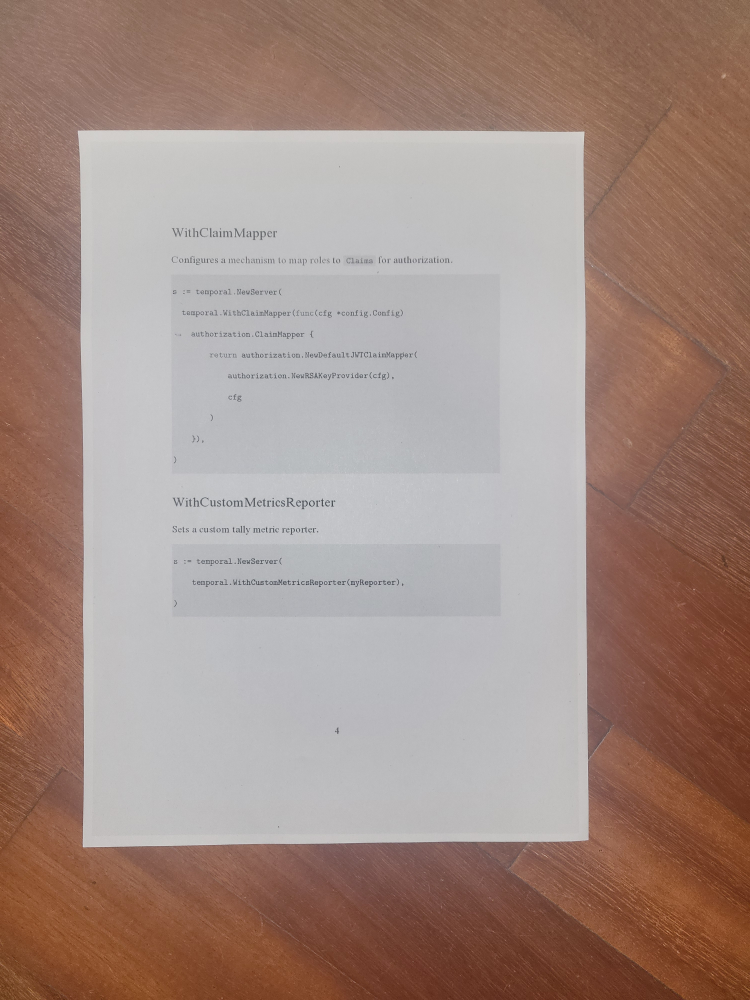
#> input picture image_preprocessing/images/1.jpg, 3000 x 4000 px (shown at 1/4 size); its folder holds only this picture in this run
$ jupyter execute im_proc.ipynb
#> lines starting #> are read from the running program, lines starting #| are printed output that depends on the picture; after the words box and inside, x2 and y2 are one past the last pixel; in counts of white or black regions, pixels touching at a corner belong together
[cell 1]
import cv2
import numpy as np
import os
from scipy.signal import wiener


path = "images/"
output_path = "output/"
canny_path = "canny/"
if not os.path.exists(output_path):
    os.makedirs(output_path)
if not os.path.exists(canny_path):
    os.makedirs(canny_path)
files = os.listdir(path)
files = [f for f in files if f.endswith('.jpg')]


for f in files:

    image = cv2.imread(path+f)
#> image is the input picture: shape (4000, 3000, 3); mean B, G, R 131, 139.8, 162.3

    h, w = image.shape[:2]

    # Resize the image to a smaller size
    scale_percent = 50  # Adjust this value as needed
    new_width = int(w * scale_percent / 100)
    new_height = int(h * scale_percent / 100)
    resized_image = cv2.resize(image, (new_width, new_height))

    # apply a gaussian blur on the image
    blurred = cv2.GaussianBlur(resized_image, (5, 5), 0)

    # Convert the image to grayscale
    gray = cv2.cvtColor(blurred, cv2.COLOR_BGR2GRAY)

    # Find edges in the image using canny edge detection method
    edges = cv2.Canny(gray,100,200)
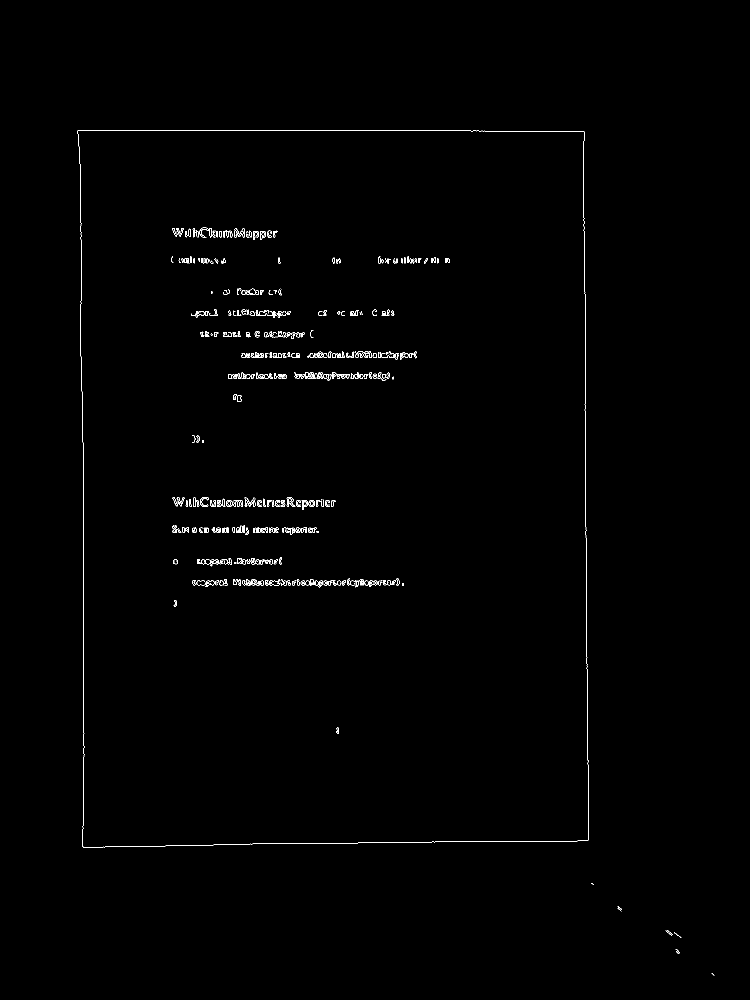
#> edges: shape (2000, 1500) (shown at 1/2 size); 0.55% white in thin lines or dots, all inside (x1, y1, x2, y2) = (155, 260, 1429, 1951)

    canny_output_path = os.path.join(canny_path, f"canny_{f}")
    cv2.imwrite(canny_output_path, edges)

    contours,hierarchy=cv2.findContours(edges,cv2.RETR_LIST,cv2.CHAIN_APPROX_SIMPLE)  #retrieve the contours as a list, with simple apprximation model
#> contours = 544 contours, 257 with area under 20; largest, box (x1, y1, x2, y2) and area: (155, 260, 1178, 1695) 1436018, (155, 260, 1178, 1695) 1436014, (573, 994, 591, 1014) 180, (573, 994, 590, 1014) 158, (610, 744, 641, 758) 152
    contours=sorted(contours,key=cv2.contourArea,reverse=True)

    # show contours on image
    cnt = resized_image.copy()
    cv2.drawContours(cnt, contours, -1, (0, 255, 0), 3)
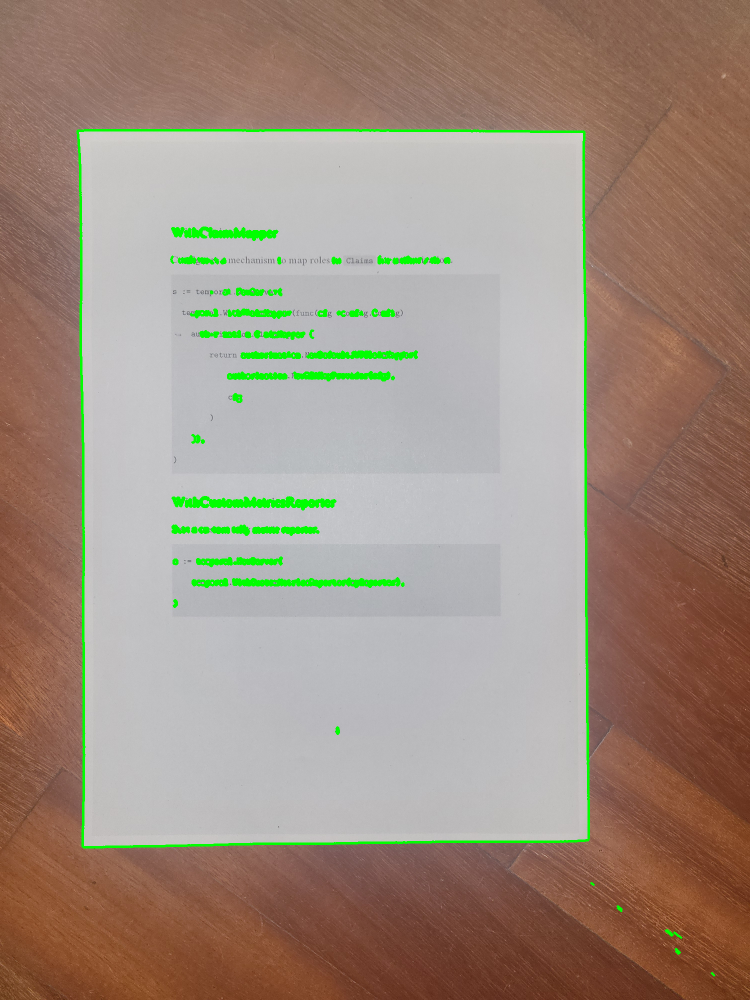
#> cnt: shape (2000, 1500, 3) (shown at 1/2 size); mean B, G, R 127.6, 142, 158.9

    canny_output_path = os.path.join(canny_path, f"cnt_{f}")
    cv2.imwrite(canny_output_path, cnt)

    #the loop extracts the boundary contours of the page
    for c in contours:
        p=cv2.arcLength(c,True)
        approx=cv2.approxPolyDP(c,0.02*p,True)

        if len(approx)==4:
            target=approx
            break
#> this loop made 1 pass
#> (p, target) on pass 1: (4941.1, [[155, 261], [165, 1693], [1176, 1680], [1168, 263]])

    target = target.reshape((4,2))
    approx = np.zeros((4,2),dtype = np.float32)

    add = target.sum(1)
#> add = [416, 1858, 2856, 1431]
    approx[0] = target[np.argmin(add)]
    approx[2] = target[np.argmax(add)]

    diff = np.diff(target,axis = 1)
#> diff = [106, 1528, 504, -905]
    approx[1] = target[np.argmin(diff)]
    approx[3] = target[np.argmax(diff)]

    pts=np.float32([[0,0],[w,0],[w,h],[0,h]])

    op=cv2.getPerspectiveTransform(approx,pts)
    dst=cv2.warpPerspective(resized_image,op,(w,h))
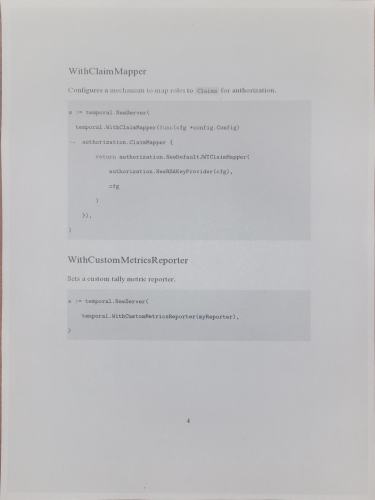
#> dst: shape (4000, 3000, 3) (shown at 1/8 size); mean B, G, R 190.9, 189, 189.4

    # Save the deblurred image
    warped_output_path = os.path.join(output_path, f"warped_{f}")
    cv2.imwrite(warped_output_path, dst)


    # Save or display the isolated paper
    #cv2.imshow('Edges', dst)
    #cv2.waitKey(0)
    #cv2.destroyAllWindows()

[cell 2]
import cv2
import numpy as np
import os


path = "images/"
output_path = "output/"
if not os.path.exists(output_path):
    os.makedirs(output_path)

files = os.listdir(path)
files = [f for f in files if f.endswith('.jpg')]


# loop through all photos and read, convert to grayscale, blur, threshold, and save
for f in files:

    # Load the image
    image = cv2.imread(path+f)

    height = 700

    ratio = round(height / image.shape[0], 3)
    width = int(image.shape[1] * ratio)
    dim = (width, height)
    resized = cv2.resize(image, dim)

    # Convert the image to grayscale
    gray = cv2.cvtColor(resized, cv2.COLOR_BGR2GRAY)
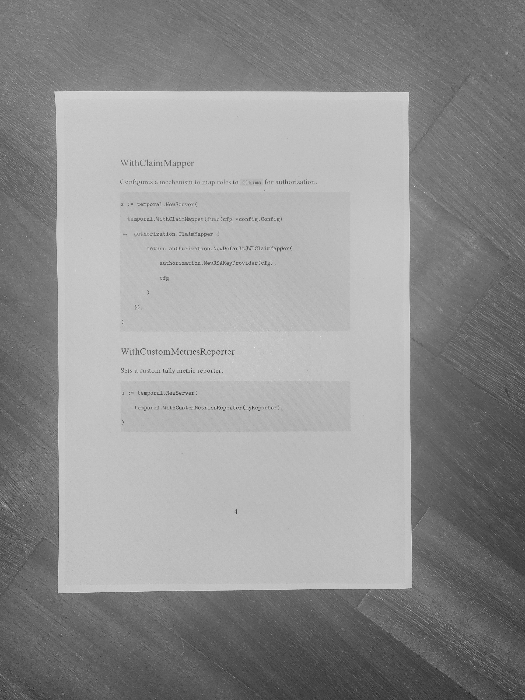
#> gray: shape (700, 525); min 21, max 238, mean 145.4

    blurred=cv2.GaussianBlur(gray,(5,5),0)
#> blurred: shape (700, 525)

    # Find edges in the image using canny edge detection method
    edges = cv2.Canny(blurred, 0, 50)
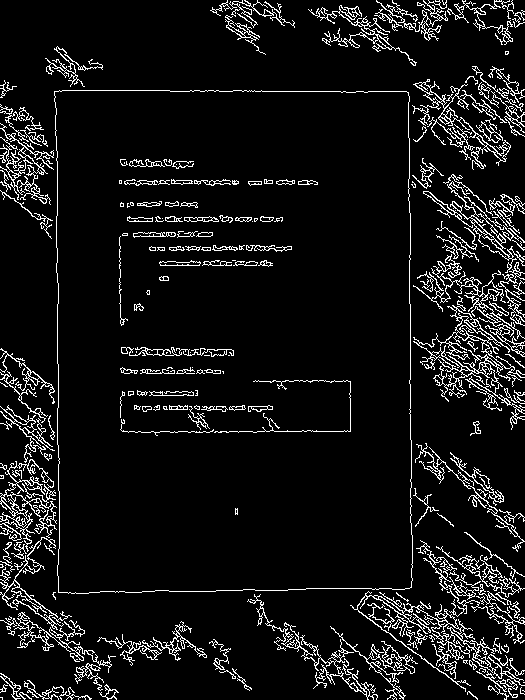
#> edges: shape (700, 525); 8.1% white in thin lines or dots

    contours,hierarchy=cv2.findContours(edges,cv2.RETR_LIST,cv2.CHAIN_APPROX_SIMPLE)  #retrieve the contours as a list, with simple apprximation model
#> contours = 726 contours, 474 with area under 20; largest, box (x1, y1, x2, y2) and area: (54, 90, 413, 594) 176078, (54, 90, 413, 594) 176076, (413, 296, 525, 430) 2783, (418, 332, 504, 372) 1400, (350, 591, 525, 692) 1026
    contours=sorted(contours,key=cv2.contourArea,reverse=True)


    #the loop extracts the boundary contours of the page
    for c in contours:
        p=cv2.arcLength(c,True)
        approx=cv2.approxPolyDP(c,0.02*p,True)

        if len(approx)==4:
            target=approx
            break
#> this loop made 1 pass
#> (p, target) on pass 1: (1754.8, [[54, 91], [58, 592], [411, 587], [408, 92]])

    target = target.reshape((4,2))
    approx = np.zeros((4,2),dtype = np.float32)

    add = target.sum(1)
#> add = [145, 650, 998, 500]
    approx[0] = target[np.argmin(add)]
    approx[2] = target[np.argmax(add)]

    diff = np.diff(target,axis = 1)
#> diff = [37, 534, 176, -316]
    approx[1] = target[np.argmin(diff)]
    approx[3] = target[np.argmax(diff)]

    pts=np.float32([[0,0],[800,0],[800,800],[0,800]])

    op=cv2.getPerspectiveTransform(approx,pts)
    dst=cv2.warpPerspective(resized,op,(800,800))
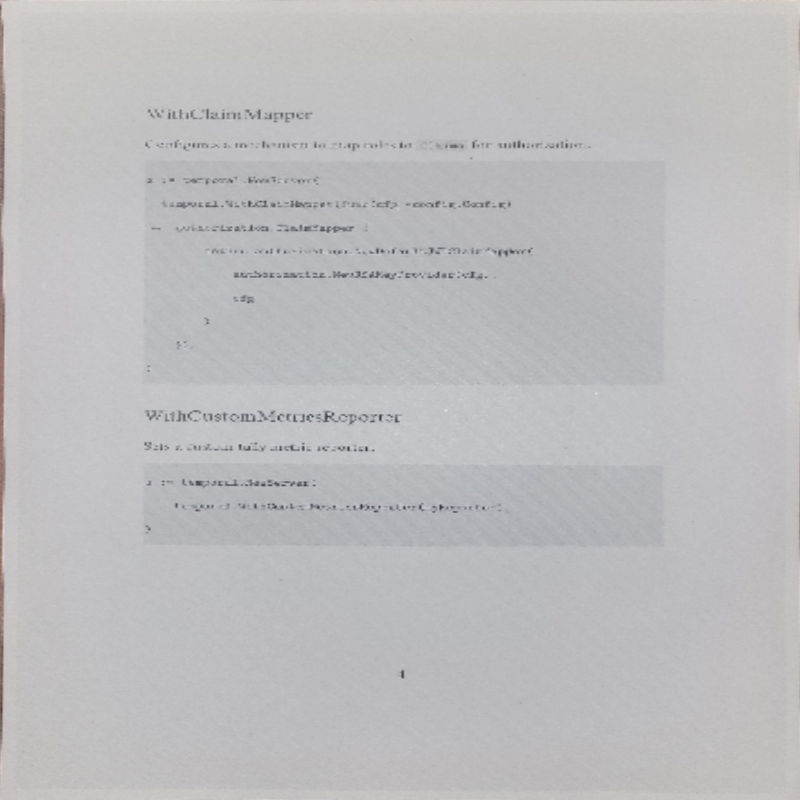
#> dst: shape (800, 800, 3); mean B, G, R 190.7, 188.8, 189.1

    # Save the deblurred image
    warped_output_path = os.path.join(output_path, f"warped{f}")
    cv2.imwrite(warped_output_path, dst)

$ run again, on image_preprocessing/images/3.jpg
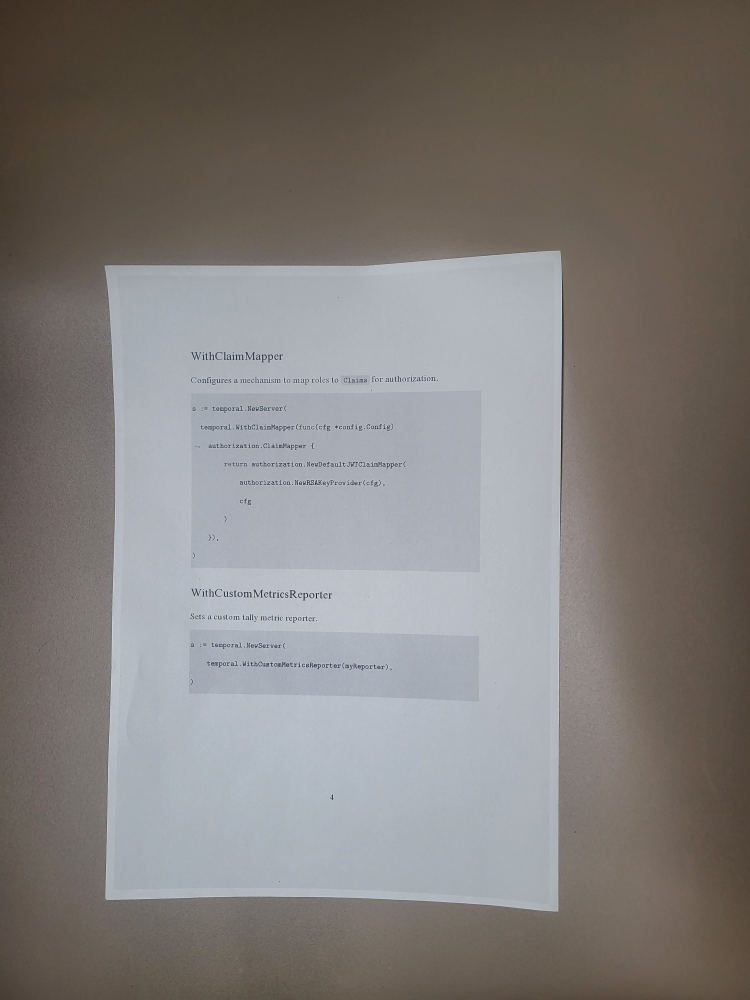
#> input picture image_preprocessing/images/3.jpg, 3000 x 4000 px (shown at 1/4 size)
#> image is the input picture: shape (4000, 3000, 3); mean B, G, R 121.9, 124.9, 128.7
#> `edges = cv2.Canny(gray,100,200)`:
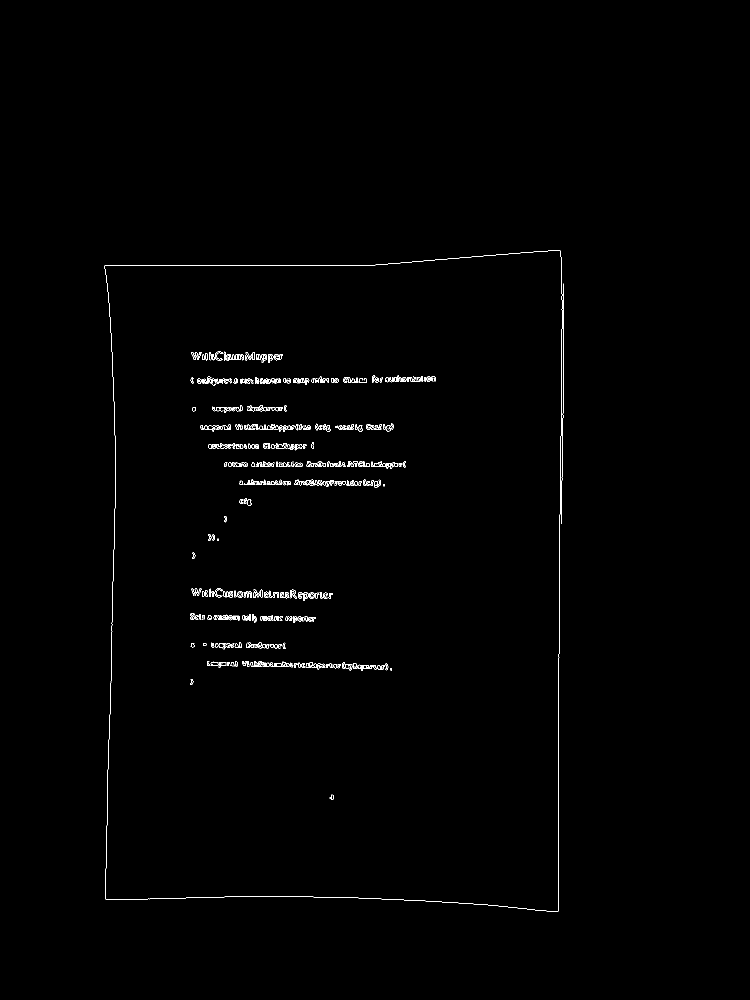
#> edges: shape (2000, 1500) (shown at 1/2 size); 0.58% white in thin lines or dots, all inside (x1, y1, x2, y2) = (209, 501, 1128, 1824)
#> `contours,hierarchy=cv2.findContours(edges,cv2.RETR_LIST,cv2.CHAIN_APPR..`: contours = 654 contours, 277 with area under 20; largest, box (x1, y1, x2, y2) and area: (209, 501, 1125, 1824) 1145851, (209, 501, 1125, 1824) 1145848, (606, 1185, 629, 1201) 222, (519, 849, 557, 860) 206, (558, 851, 589, 863) 142
#> cnt: shape (2000, 1500, 3); mean B, G, R 118.7, 127.2, 125.7
#> the loop `for c in contours:` made 1 pass
#> (p, target) on pass 1: (4479.4, [[1120, 501], [209, 531], [212, 1799], [1116, 1822]])
#> `add = target.sum(1)`: add = [1621, 740, 2011, 2938]
#> `diff = np.diff(target,axis = 1)`: diff = [-619, 322, 1587, 706]
#> `contours,hierarchy=cv2.findContours(edges,cv2.RETR_LIST,cv2.CHAIN_APPR..`: contours = 209 contours, 149 with area under 20; largest, box (x1, y1, x2, y2) and area: (73, 175, 394, 639) 140264, (73, 175, 394, 639) 140262, (214, 322, 285, 328) 160, (207, 335, 265, 341) 152, (145, 309, 182, 315) 121
#> the loop `for c in contours:` made 1 pass
#> (p, target) on pass 1: (1598.2, [[391, 175], [73, 186], [74, 629], [390, 637]])
#> `add = target.sum(1)`: add = [566, 259, 703, 1027]
#> `diff = np.diff(target,axis = 1)`: diff = [-216, 113, 555, 247]
#> `dst=cv2.warpPerspective(resized,op,(800,800))`:
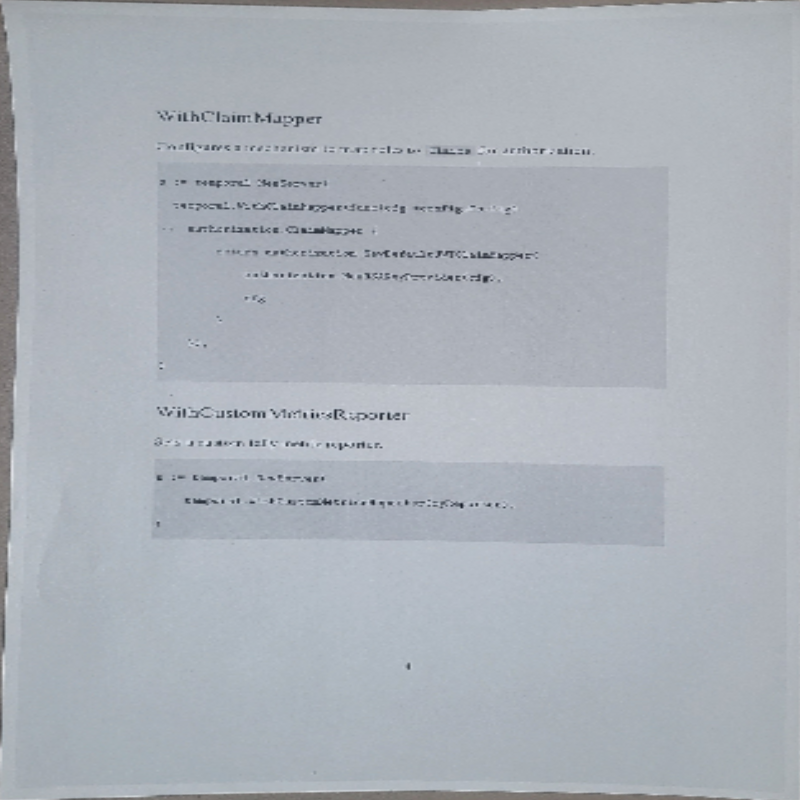
#> dst: shape (800, 800, 3); mean B, G, R 184.5, 177, 171.2
